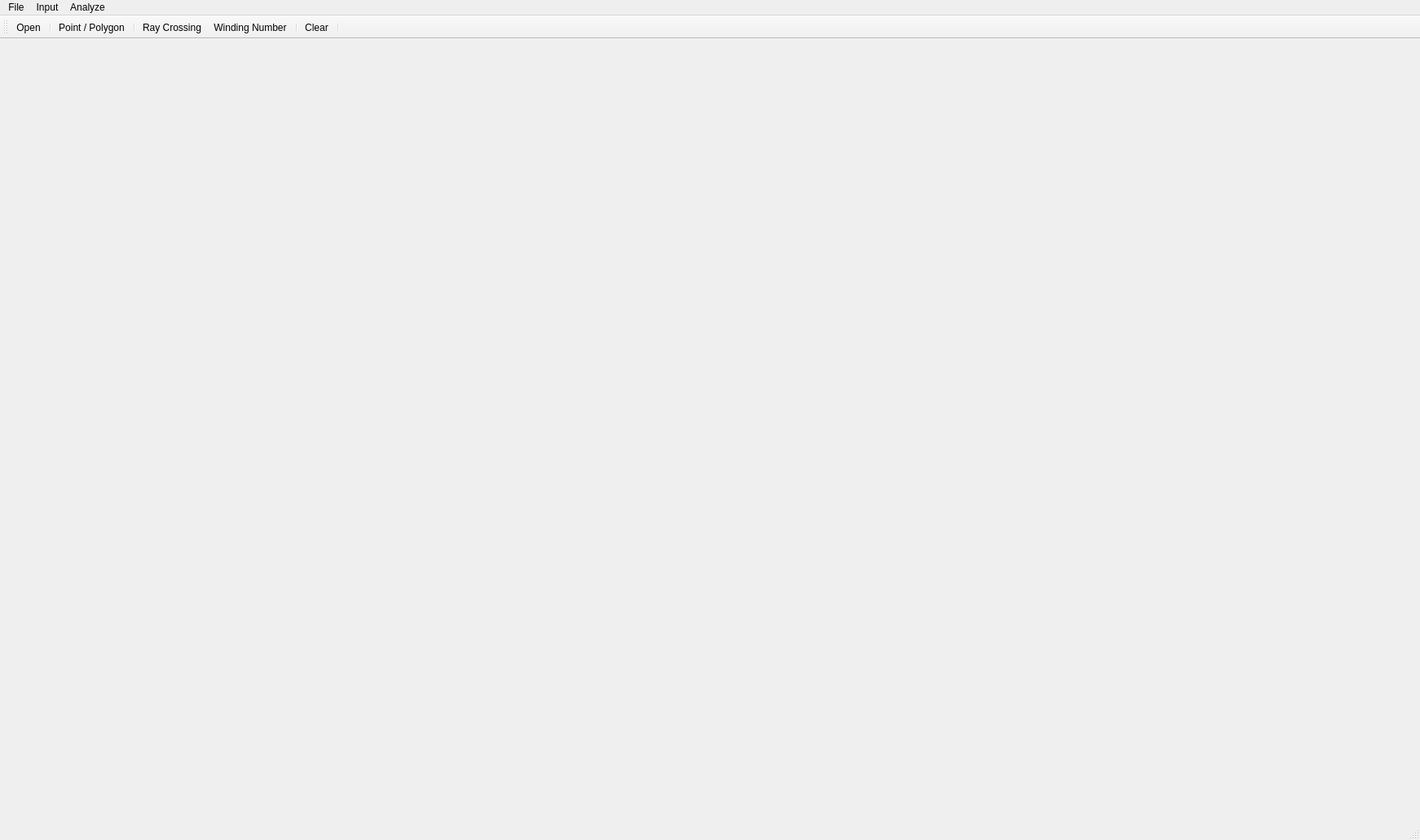
<?xml version="1.0" encoding="UTF-8"?>
<ui version="4.0">
 <class>MainForm</class>
 <widget class="QMainWindow" name="MainForm">
  <property name="geometry">
   <rect>
    <x>0</x>
    <y>0</y>
    <width>1742</width>
    <height>1031</height>
   </rect>
  </property>
  <property name="windowTitle">
   <string>Analyze point and polygon position</string>
  </property>
  <widget class="QWidget" name="centralwidget">
   <layout class="QHBoxLayout" name="horizontalLayout">
    <item>
     <widget class="QWidget" name="Canvas" native="true"/>
    </item>
   </layout>
  </widget>
  <widget class="QMenuBar" name="menubar">
   <property name="geometry">
    <rect>
     <x>0</x>
     <y>0</y>
     <width>1742</width>
     <height>22</height>
    </rect>
   </property>
   <widget class="QMenu" name="menuFile">
    <property name="title">
     <string>File</string>
    </property>
    <addaction name="actionOpen"/>
    <addaction name="separator"/>
    <addaction name="actionExit"/>
   </widget>
   <widget class="QMenu" name="menuInput">
    <property name="title">
     <string>Input</string>
    </property>
    <addaction name="actionPoint_Polygon"/>
    <addaction name="separator"/>
    <addaction name="actionClear"/>
   </widget>
   <widget class="QMenu" name="menuAnalyze">
    <property name="title">
     <string>Analyze</string>
    </property>
    <addaction name="actionRay_Crossing"/>
    <addaction name="actionWinding_Number"/>
   </widget>
   <addaction name="menuFile"/>
   <addaction name="menuInput"/>
   <addaction name="menuAnalyze"/>
  </widget>
  <widget class="QStatusBar" name="statusbar"/>
  <widget class="QToolBar" name="toolBar">
   <property name="windowTitle">
    <string>toolBar</string>
   </property>
   <attribute name="toolBarArea">
    <enum>TopToolBarArea</enum>
   </attribute>
   <attribute name="toolBarBreak">
    <bool>false</bool>
   </attribute>
   <addaction name="actionOpen"/>
   <addaction name="separator"/>
   <addaction name="actionPoint_Polygon"/>
   <addaction name="separator"/>
   <addaction name="actionRay_Crossing"/>
   <addaction name="actionWinding_Number"/>
   <addaction name="separator"/>
   <addaction name="actionClear"/>
   <addaction name="separator"/>
  </widget>
  <action name="actionOpen">
   <property name="icon">
    <iconset resource="../apk_2025_26_old/Cv1/images.qrc">
     <normaloff>:/icons/icons/open_file.png</normaloff>:/icons/icons/open_file.png</iconset>
   </property>
   <property name="text">
    <string>Open</string>
   </property>
   <property name="toolTip">
    <string>Open shapefile</string>
   </property>
  </action>
  <action name="actionExit">
   <property name="icon">
    <iconset resource="../apk_2025_26_old/Cv1/images.qrc">
     <normaloff>:/icons/icons/exit.png</normaloff>:/icons/icons/exit.png</iconset>
   </property>
   <property name="text">
    <string>Exit</string>
   </property>
   <property name="toolTip">
    <string>Close application</string>
   </property>
  </action>
  <action name="actionPoint_Polygon">
   <property name="checkable">
    <bool>true</bool>
   </property>
   <property name="icon">
    <iconset resource="../apk_2025_26_old/Cv1/images.qrc">
     <normaloff>:/icons/icons/pointpol.png</normaloff>:/icons/icons/pointpol.png</iconset>
   </property>
   <property name="text">
    <string>Point / Polygon</string>
   </property>
   <property name="toolTip">
    <string>Input Point / Polygon</string>
   </property>
  </action>
  <action name="actionClear">
   <property name="icon">
    <iconset resource="../apk_2025_26_old/Cv1/images.qrc">
     <normaloff>:/icons/icons/clear.png</normaloff>:/icons/icons/clear.png</iconset>
   </property>
   <property name="text">
    <string>Clear</string>
   </property>
   <property name="toolTip">
    <string>Clear data</string>
   </property>
  </action>
  <action name="actionRay_Crossing">
   <property name="icon">
    <iconset resource="../apk_2025_26_old/Cv1/images.qrc">
     <normaloff>:/icons/icons/winding.png</normaloff>:/icons/icons/winding.png</iconset>
   </property>
   <property name="text">
    <string>Ray Crossing</string>
   </property>
   <property name="toolTip">
    <string>Analyzr point and position using 0Ray Crossing algorithm</string>
   </property>
  </action>
  <action name="actionWinding_Number">
   <property name="icon">
    <iconset resource="../apk_2025_26_old/Cv1/images.qrc">
     <normaloff>:/icons/icons/ray.png</normaloff>:/icons/icons/ray.png</iconset>
   </property>
   <property name="text">
    <string>Winding Number</string>
   </property>
   <property name="toolTip">
    <string>Analyze point and polygon position using Winding Number algorithm</string>
   </property>
  </action>
 </widget>
 <resources>
  <include location="../apk_2025_26_old/Cv1/images.qrc"/>
 </resources>
 <connections/>
</ui>
